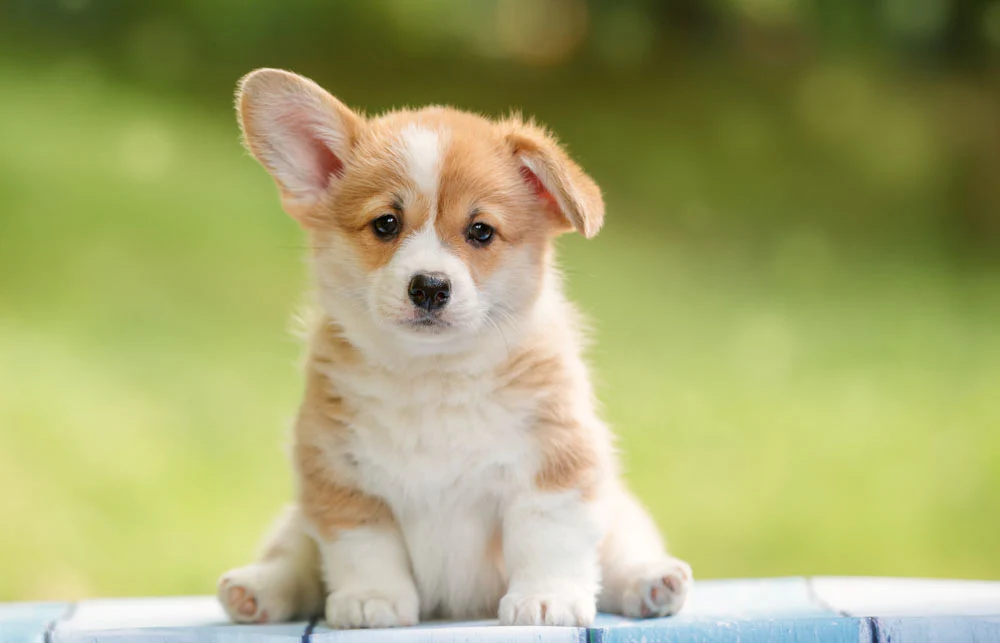
#> input picture multimedia/image_graphics/dog.jpg, 1000 x 643 px
$ python cluster_dot.py
#> lines starting #> are read from the running program, lines starting #| are printed output that depends on the picture
import cv2
import numpy as np
img = cv2.imread("dog.jpg", 0)
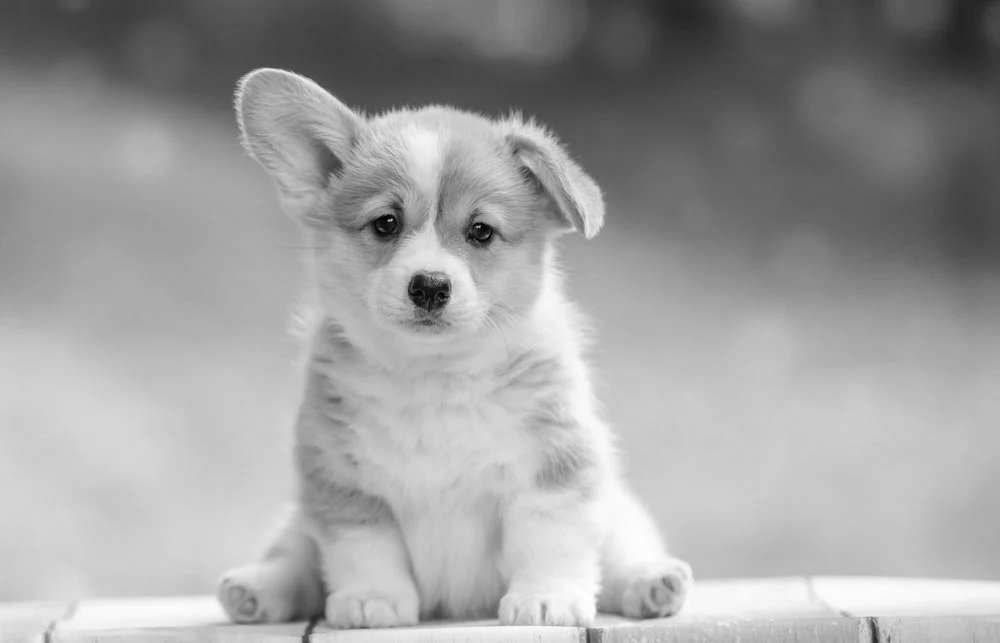
#> img: shape (643, 1000); min 0, max 254, mean 159.8

rows, cols = img.shape
#> rows = 643; cols = 1000

for i in range(0, rows-1, 2):
    for j in range(0, cols-1, 2):
        block = img[i:i+2, j:j+2]
        avg = np.mean(block)

        if avg > 128:
            img[i:i+2, j:j+2] = 255
        else:
            img[i:i+2, j:j+2] = 0
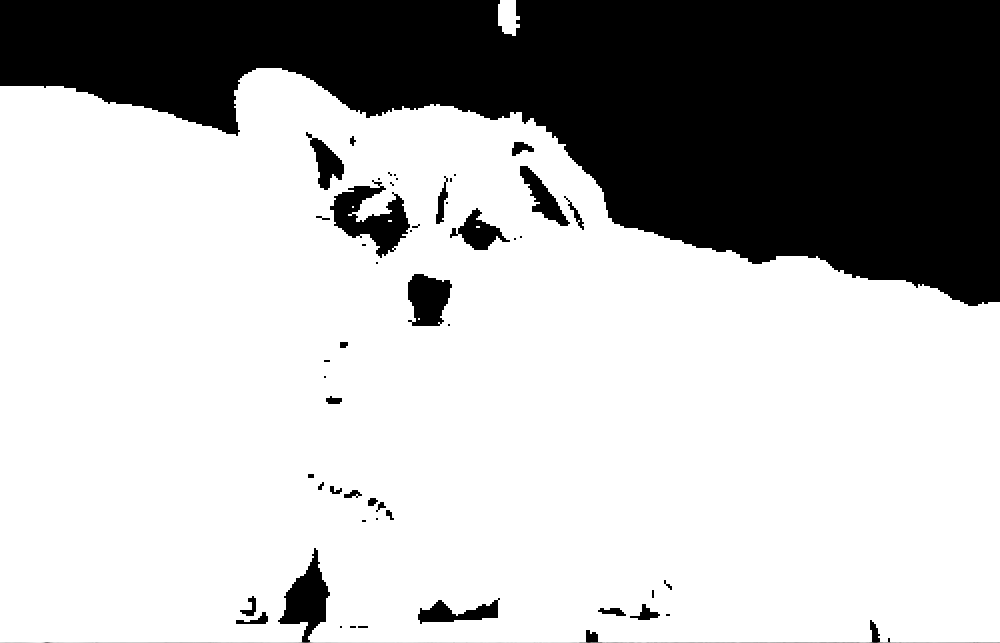
#> img: shape (643, 1000); min 0, max 255, mean 182.7

cv2.imshow("Dithered Image", img)
cv2.waitKey(0)
cv2.destroyAllWindows()
